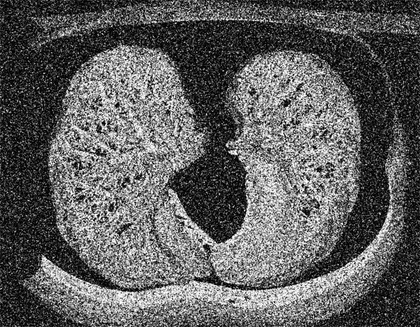
%> input picture ENGI 1331/eehitchcE4B - Files/noisy.jpeg, 420 x 327 px, shrunk from 1252 x 976 before the run
$ octave moving_Fritz.m   (GNU Octave 9; MATLAB toolbox functions it lacks are replaced by stand-ins)
%> lines starting %> are read from the running program, lines starting %| are printed output that depends on the picture
clc,clear

FC=imread('noisy.jpeg');
%> FC is the input picture: size 327x420 uint8; min 0, max 255, mean 94.6

[rows,cols,ndim]=size(FC)
%> rows = 327; cols = 420; ndim = 1

FCnew=FC;
FCnew2=FC;
neighbors=8;


for i=2:rows-1
    for j=2:cols-1
        FCnew(i,j)=FC(i-1,j-1)+FC(i-1,j)+FC(i-1,j+1)+FC(i,j-1)...
            +FC(i,j+1)+FC(i+1,j-1)+FC(i+1,j)+FC(i+1,j+1);
        FCnew(i,j)=FCnew(i,j)/neighbors;
    end
end
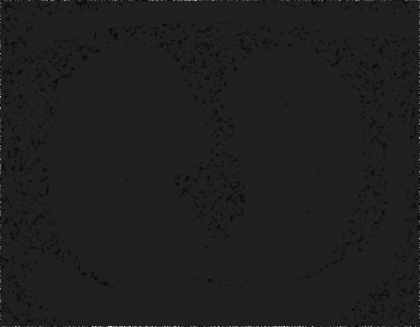
%> FCnew: size 327x420 uint8; min 0, max 239, mean 31.3
for i=2:rows-1
    for j=2:cols-1
        FCnew2(i,j)=FCnew(i-1,j-1)+FCnew(i-1,j)+FCnew(i-1,j+1)+FCnew(i,j-1)...
            +FCnew(i,j+1)+FCnew(i+1,j-1)+FCnew(i+1,j)+FCnew(i+1,j+1);
        FCnew2(i,j)=FCnew2(i,j)/neighbors;
    end
end
figure(1)
image(FC)
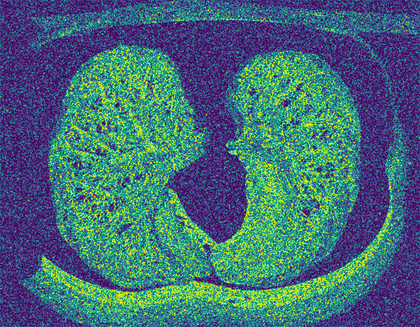
%> displayed picture: size 327x420x3, on the screen's scale of 0 to 255; mean R, G, B 67.9, 106.7, 118.9
pause
figure(2)
image(FCnew)
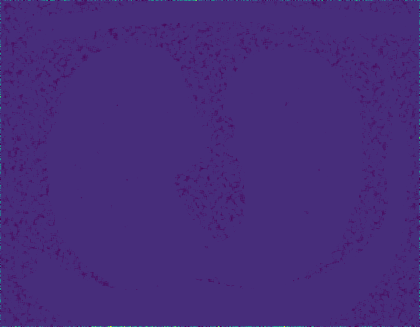
%> displayed picture: size 327x420x3, on the screen's scale of 0 to 255; mean R, G, B 71, 44.1, 122.2
pause
figure(3)
image(FCnew2)

FC
FCnew
FCnew2
